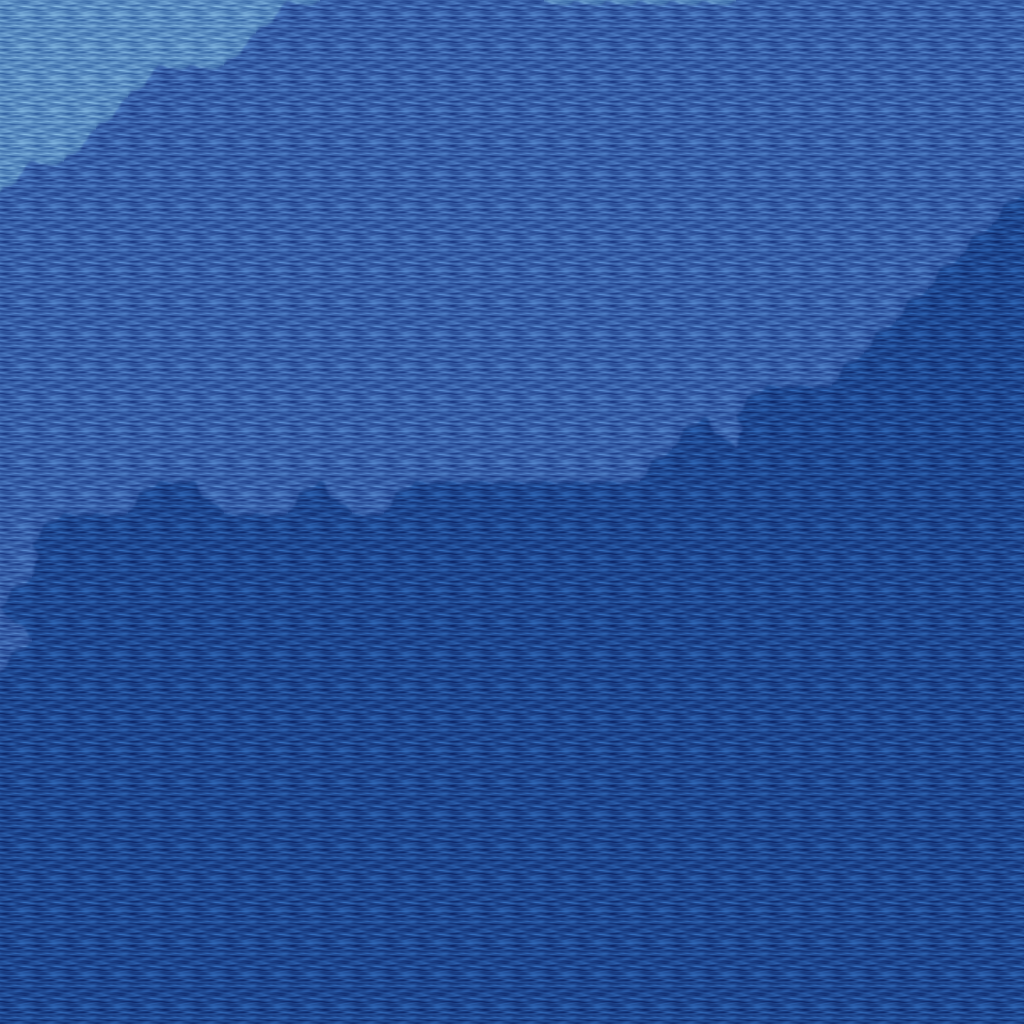

The image is a tile-based game level rendered from a .tmx file. Its description and source (layers, tilesets, objects; grid data summarised) follow:
An orthogonal 32x32 tile map with 32x32 px tiles, 5 tile layers (Ground, Objects, Objects2, Above, ...), 1 hidden layer not drawn, 14 tilesets.

<map version="1.10" tiledversion="1.11.0" orientation="orthogonal" renderorder="right-down" width="32" height="32" tilewidth="32" tileheight="32" infinite="0" nextlayerid="11" nextobjectid="1">
 <tileset firstgid="1" name="ground_ground" tilewidth="32" tileheight="32" tilecount="33" columns="3">
  <image source="../drawable/ground_ground.png" width="96" height="352" />
 </tileset>
 <tileset firstgid="34" name="plant_flower_daisy_red" tilewidth="32" tileheight="32" tilecount="8" columns="2">
  <image source="../drawable/plant_flower_daisy_red.png" width="64" height="128" />
 </tileset>
 <tileset firstgid="42" name="ground_grass_edges" tilewidth="32" tileheight="32" tilecount="36" columns="12">
  <image source="../drawable/ground_grass_edges.png" width="384" height="96" />
 </tileset>
 <tileset firstgid="78" name="ground_grass_corners" tilewidth="32" tileheight="32" tilecount="24" columns="6">
  <image source="../drawable/ground_grass_corners.png" width="192" height="128" />
 </tileset>
 <tileset firstgid="102" name="ground_water_pool" tilewidth="32" tileheight="32" tilecount="72" columns="3">
  <image source="../drawable/ground_water_pool.png" width="96" height="768" />
 </tileset>
 <tileset firstgid="174" name="plant_flower_daisy_white" tilewidth="32" tileheight="32" tilecount="8" columns="2">
  <image source="../drawable/plant_flower_daisy_white.png" width="64" height="128" />
 </tileset>
 <tileset firstgid="182" name="plant_grasses" tilewidth="32" tileheight="32" tilecount="6" columns="3">
  <image source="../drawable/plant_grasses.png" width="96" height="64" />
 </tileset>
 <tileset firstgid="188" name="item_statue_bird" tilewidth="32" tileheight="32" tilecount="8" columns="2">
  <image source="../drawable/item_statue_bird.png" width="64" height="128" />
 </tileset>
 <tileset firstgid="196" name="plant_tree_tree_darkgreen" tilewidth="32" tileheight="32" tilecount="88" columns="8">
  <image source="../drawable/plant_tree_tree_darkgreen.png" width="256" height="352" />
 </tileset>
 <tileset firstgid="284" name="logic_collision" tilewidth="32" tileheight="32" tilecount="1" columns="1">
  <image source="../drawable/logic_collision.png" width="32" height="32" />
 </tileset>
 <tileset firstgid="285" name="ground_water_pool_deep" tilewidth="32" tileheight="32" tilecount="72" columns="3">
  <image source="../drawable/ground_water_pool_deep.png" width="96" height="768" />
 </tileset>
 <tileset firstgid="357" name="logic_item_fruits" tilewidth="32" tileheight="32" tilecount="16" columns="8">
  <image source="../drawable/logic_item_fruits.png" width="256" height="64" />
 </tileset>
 <tileset firstgid="373" name="plant_tree_umbrella_thorn" tilewidth="32" tileheight="32" tilecount="18" columns="6">
  <image source="../drawable/plant_tree_umbrella_thorn.png" width="192" height="96" />
 </tileset>
 <tileset firstgid="391" name="light_light_5x5" tilewidth="32" tileheight="32" tilecount="25" columns="5">
  <image source="../drawable/light_light_5x5.png" width="160" height="160" />
 </tileset>
 <layer id="1" name="Ground" width="32" height="32">
  <data>[1024 cells, 1024 non-empty, 8 distinct tile ids]</data>
 </layer>
 <layer id="2" name="Objects" width="32" height="32">
  <data>[1024 cells, 16 non-empty, 2 distinct tile ids]</data>
 </layer>
 <layer id="3" name="Objects2" width="32" height="32">
  <data>[1024 cells, 0 non-empty, 0 distinct tile ids]</data>
 </layer>
 <layer id="4" name="Above" width="32" height="32">
  <data>[1024 cells, 0 non-empty, 0 distinct tile ids]</data>
 </layer>
 <layer id="5" name="Above2" width="32" height="32">
  <data>[1024 cells, 0 non-empty, 0 distinct tile ids]</data>
 </layer>
 <layer id="6" name="Walkable" width="32" height="32" visible="0">
  <data>[1024 cells, 1000 non-empty, 1 distinct tile ids]</data>
 </layer>
 <objectgroup id="7" name="Mapevents" />
 <objectgroup id="8" name="Spawn" />
 <objectgroup id="9" name="Keys" />
 <objectgroup id="10" name="Replace" />
</map>
